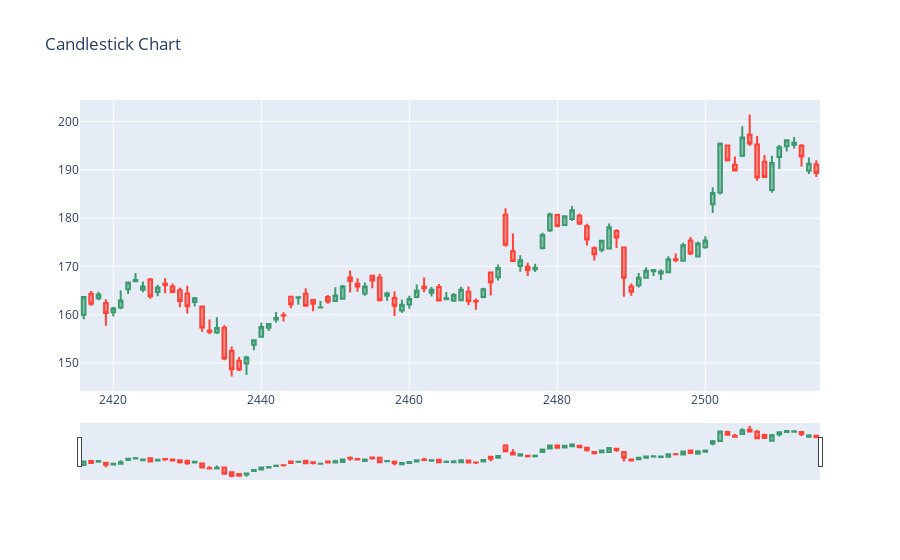

The code cell stored with this chart in its notebook:
### Code cell
import plotly.graph_objects as go

fig = go.Figure(data=[go.Candlestick(
    x=df.index[-100:],
    open=df['Open'][-100:],
    high=df['High'][-100:],
    low=df['Low'][-100:],
    close=df['Close'][-100:])])
fig.update_layout(title='Candlestick Chart')
fig.show()
